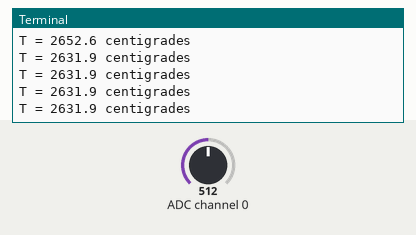
Recording of a program running on a simulated Raspberry Pi (BCM pin numbers). Parts: the last lines printed to the terminal. Inputs (shaded band) come from the test bench; at power-on: ADC channel 0 = 512 (analog values on the 0–1023 scale).

Above: at 4.2 s.
4.3 s: ADC channel 0 set to 3
At 5.6 s:
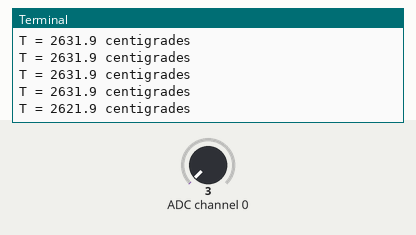
5.8 s: ADC channel 0 set to 6
At 6.8 s:
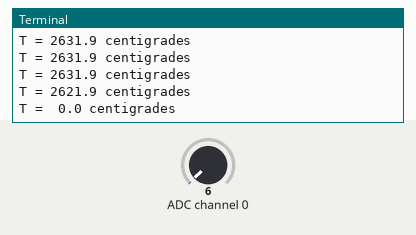
Timing chart, 0 to 8.8 s (numbered marks = the images above; inputs shaded):
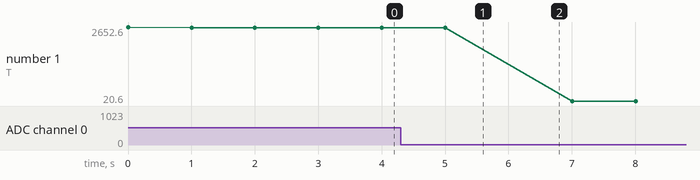

The program:

Temp_LM35_smbus.py
```python
# RaspEasy7c.py
# LM35 temperature sensor

import smbus
import time
#from OLED1306 import OLED1306

bus = smbus.SMBus(1)

def readData(port = 0):
    if port == 0:
        adc_address = 0x48
    elif port == 1:
        adc_address = 0x4D
    rd = bus.read_word_data(adc_address, 0)
    data = ((rd & 0xFF) << 8) | ((rd & 0xFF00) >> 8)
    data = data >> 2
    return data

print("starting...")
#oled = OLED1306()
#oled.setFontSize(50)

bus = smbus.SMBus(1)
while True:
    v = readData()
    T = v / 3.1
    print("T = %4.1f centigrades" %T)
#    oled.setText(str(int(T + 0.5))) # rounded to int
    time.sleep(1)
```

Measured:
- the behaviour switches between 4 and 5 on ADC channel 0 (found by bisection; images 1 and 2)
- after the input at 4.3 s, the terminal: prints a new line after 0.71 s (image 1)
- plotted number 1: 2631.9 → 2621.9 after the input at 4.3 s, 2621.9 → 20.6 after the input at 5.8 s
